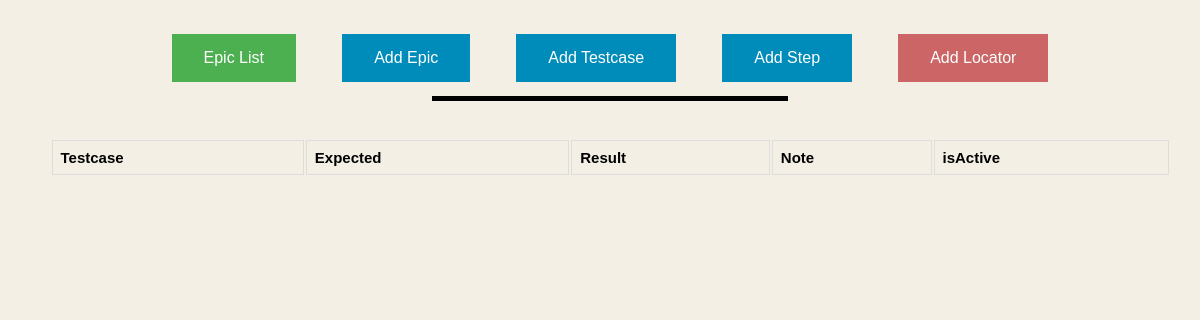
Page /home.php?mod=testcase&epic_id=39 on the earlier database version.
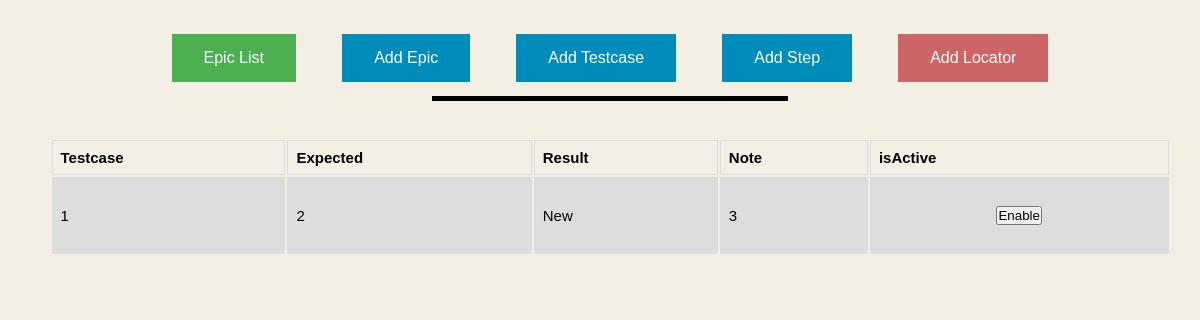
Same page on the later database version.
### tables this page shows
CREATE TABLE `ct_testcases` (
  `epic_id` int(255) NOT NULL,
  `testcase_id` int(255) NOT NULL,
  `testcase` varchar(100) NOT NULL,
  `expected` varchar(255) NOT NULL,
  `result` varchar(11) NOT NULL,
  `note` varchar(255) NOT NULL,
  `isActive` int(10) NOT NULL
);

### module/front/testcase.php (the view, shortened to what this page needs)
<table align = "center" >
  <tr>
    <th>Testcase</th>
    <th>Expected</th>
    <th>Result</th>
    <th>Note</th>
    <th>isActive</th>
   </tr >
    <?php
  $id=$_GET['epic_id'];
	$sql="SELECT * from ct_testcases where epic_id=".$id." order by isActive desc";
			$rs=mysqli_query($link,$sql);
	while($r=mysqli_fetch_assoc($rs))
			{
	?>
      <tr onclick="window.location='?mod=step&tc_id=<?php echo $r['testcase_id']; ?>';">
        <td> <?php echo $r['testcase']; ?></td>
        <td><?php echo $r['expected']; ?></td>
        <td><?php echo $r['result']; ?></td>
        <td><?php echo $r['note']; ?></td>
        <td>
          <p>
                    <form method="post" action="<?php
                    if($r['isActive'] == 0){
                        $link13 = "?mod=be_isActive&value=1&epic_id=".$id."&tc_id=".$r['testcase_id'];
                    } else {
                          $link13 = "?mod=be_isActive&value=0&epic_id=".$id."&tc_id=".$r['testcase_id'];
                    }
                    echo $link13;
                    ?>">
                    <?php
                          if($r['isActive'] == 0){
                            echo "<button type=\"submit\" class=\"isactive0\">";
                            echo "Disable";
                          } else {
                            echo "<button type=\"submit\" class=\"isactive1\">";
                              echo "Enable";
                          }
                          ?>
                        </button>
                    </form>
          </p>
        </td>
      </tr>
         <?php }  ?>
</table>

Differences in the rows shown:
added ct_testcases: testcase "1", expected "2", result "New", note "3", isActive "Enable"
